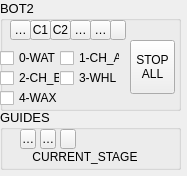
<?xml version="1.0" encoding="UTF-8"?>
<ui version="4.0">
 <class>MainWindow</class>
 <widget class="QMainWindow" name="MainWindow">
  <property name="geometry">
   <rect>
    <x>0</x>
    <y>0</y>
    <width>187</width>
    <height>176</height>
   </rect>
  </property>
  <property name="font">
   <font>
    <pointsize>9</pointsize>
   </font>
  </property>
  <property name="windowTitle">
   <string>SBC</string>
  </property>
  <widget class="QWidget" name="centralwidget">
   <widget class="QGroupBox" name="group_robot">
    <property name="geometry">
     <rect>
      <x>0</x>
      <y>0</y>
      <width>181</width>
      <height>111</height>
     </rect>
    </property>
    <property name="font">
     <font>
      <pointsize>10</pointsize>
      <weight>50</weight>
      <bold>false</bold>
     </font>
    </property>
    <property name="title">
     <string>BOT2</string>
    </property>
    <widget class="QToolButton" name="btn_stop_all">
     <property name="geometry">
      <rect>
       <x>130</x>
       <y>40</y>
       <width>45</width>
       <height>54</height>
      </rect>
     </property>
     <property name="font">
      <font>
       <pointsize>9</pointsize>
      </font>
     </property>
     <property name="text">
      <string>STOP
ALL</string>
     </property>
    </widget>
    <widget class="QToolButton" name="led_ch_a">
     <property name="geometry">
      <rect>
       <x>30</x>
       <y>20</y>
       <width>21</width>
       <height>20</height>
      </rect>
     </property>
     <property name="minimumSize">
      <size>
       <width>0</width>
       <height>14</height>
      </size>
     </property>
     <property name="maximumSize">
      <size>
       <width>1000</width>
       <height>25</height>
      </size>
     </property>
     <property name="font">
      <font>
       <pointsize>9</pointsize>
      </font>
     </property>
     <property name="toolTip">
      <string/>
     </property>
     <property name="toolTipDuration">
      <number>-1</number>
     </property>
     <property name="text">
      <string>C1</string>
     </property>
    </widget>
    <widget class="QToolButton" name="led_water_high">
     <property name="geometry">
      <rect>
       <x>10</x>
       <y>20</y>
       <width>21</width>
       <height>20</height>
      </rect>
     </property>
     <property name="minimumSize">
      <size>
       <width>0</width>
       <height>14</height>
      </size>
     </property>
     <property name="maximumSize">
      <size>
       <width>1000</width>
       <height>25</height>
      </size>
     </property>
     <property name="font">
      <font>
       <pointsize>9</pointsize>
      </font>
     </property>
     <property name="toolTip">
      <string/>
     </property>
     <property name="toolTipDuration">
      <number>-1</number>
     </property>
     <property name="text">
      <string>WAT</string>
     </property>
    </widget>
    <widget class="QToolButton" name="led_ch_b">
     <property name="geometry">
      <rect>
       <x>50</x>
       <y>20</y>
       <width>21</width>
       <height>20</height>
      </rect>
     </property>
     <property name="minimumSize">
      <size>
       <width>0</width>
       <height>14</height>
      </size>
     </property>
     <property name="maximumSize">
      <size>
       <width>1000</width>
       <height>25</height>
      </size>
     </property>
     <property name="font">
      <font>
       <pointsize>9</pointsize>
      </font>
     </property>
     <property name="toolTip">
      <string/>
     </property>
     <property name="toolTipDuration">
      <number>-1</number>
     </property>
     <property name="text">
      <string>C2</string>
     </property>
    </widget>
    <widget class="QToolButton" name="led_ch_whl">
     <property name="geometry">
      <rect>
       <x>70</x>
       <y>20</y>
       <width>21</width>
       <height>20</height>
      </rect>
     </property>
     <property name="minimumSize">
      <size>
       <width>0</width>
       <height>14</height>
      </size>
     </property>
     <property name="maximumSize">
      <size>
       <width>1000</width>
       <height>25</height>
      </size>
     </property>
     <property name="font">
      <font>
       <pointsize>9</pointsize>
      </font>
     </property>
     <property name="toolTip">
      <string/>
     </property>
     <property name="toolTipDuration">
      <number>-1</number>
     </property>
     <property name="text">
      <string>WHL</string>
     </property>
    </widget>
    <widget class="QToolButton" name="led_ch_wax">
     <property name="geometry">
      <rect>
       <x>90</x>
       <y>20</y>
       <width>21</width>
       <height>20</height>
      </rect>
     </property>
     <property name="minimumSize">
      <size>
       <width>0</width>
       <height>14</height>
      </size>
     </property>
     <property name="maximumSize">
      <size>
       <width>1000</width>
       <height>25</height>
      </size>
     </property>
     <property name="font">
      <font>
       <pointsize>9</pointsize>
      </font>
     </property>
     <property name="toolTip">
      <string/>
     </property>
     <property name="toolTipDuration">
      <number>-1</number>
     </property>
     <property name="text">
      <string>WAX</string>
     </property>
    </widget>
    <widget class="QToolButton" name="led_tcp_pump">
     <property name="geometry">
      <rect>
       <x>110</x>
       <y>20</y>
       <width>16</width>
       <height>20</height>
      </rect>
     </property>
     <property name="minimumSize">
      <size>
       <width>0</width>
       <height>14</height>
      </size>
     </property>
     <property name="maximumSize">
      <size>
       <width>1000</width>
       <height>25</height>
      </size>
     </property>
     <property name="font">
      <font>
       <pointsize>9</pointsize>
      </font>
     </property>
     <property name="toolTip">
      <string/>
     </property>
     <property name="toolTipDuration">
      <number>-1</number>
     </property>
     <property name="text">
      <string/>
     </property>
    </widget>
    <widget class="QCheckBox" name="btn_water">
     <property name="geometry">
      <rect>
       <x>0</x>
       <y>50</y>
       <width>60</width>
       <height>16</height>
      </rect>
     </property>
     <property name="minimumSize">
      <size>
       <width>40</width>
       <height>16</height>
      </size>
     </property>
     <property name="maximumSize">
      <size>
       <width>70</width>
       <height>16</height>
      </size>
     </property>
     <property name="font">
      <font>
       <pointsize>9</pointsize>
      </font>
     </property>
     <property name="text">
      <string>0-WAT</string>
     </property>
     <property name="checked">
      <bool>false</bool>
     </property>
    </widget>
    <widget class="QCheckBox" name="btn_ch_a">
     <property name="geometry">
      <rect>
       <x>60</x>
       <y>50</y>
       <width>60</width>
       <height>16</height>
      </rect>
     </property>
     <property name="minimumSize">
      <size>
       <width>40</width>
       <height>16</height>
      </size>
     </property>
     <property name="maximumSize">
      <size>
       <width>70</width>
       <height>16</height>
      </size>
     </property>
     <property name="font">
      <font>
       <pointsize>9</pointsize>
      </font>
     </property>
     <property name="text">
      <string>1-CH_A</string>
     </property>
     <property name="checked">
      <bool>false</bool>
     </property>
    </widget>
    <widget class="QCheckBox" name="btn_ch_b">
     <property name="geometry">
      <rect>
       <x>0</x>
       <y>70</y>
       <width>60</width>
       <height>16</height>
      </rect>
     </property>
     <property name="minimumSize">
      <size>
       <width>40</width>
       <height>16</height>
      </size>
     </property>
     <property name="maximumSize">
      <size>
       <width>70</width>
       <height>16</height>
      </size>
     </property>
     <property name="font">
      <font>
       <pointsize>9</pointsize>
      </font>
     </property>
     <property name="text">
      <string>2-CH_B</string>
     </property>
     <property name="checked">
      <bool>false</bool>
     </property>
    </widget>
    <widget class="QCheckBox" name="btn_ch_whl">
     <property name="geometry">
      <rect>
       <x>60</x>
       <y>70</y>
       <width>60</width>
       <height>16</height>
      </rect>
     </property>
     <property name="minimumSize">
      <size>
       <width>40</width>
       <height>16</height>
      </size>
     </property>
     <property name="maximumSize">
      <size>
       <width>70</width>
       <height>16</height>
      </size>
     </property>
     <property name="font">
      <font>
       <pointsize>9</pointsize>
      </font>
     </property>
     <property name="text">
      <string>3-WHL</string>
     </property>
     <property name="checked">
      <bool>false</bool>
     </property>
    </widget>
    <widget class="QCheckBox" name="btn_ch_wax">
     <property name="geometry">
      <rect>
       <x>0</x>
       <y>90</y>
       <width>60</width>
       <height>16</height>
      </rect>
     </property>
     <property name="minimumSize">
      <size>
       <width>40</width>
       <height>16</height>
      </size>
     </property>
     <property name="maximumSize">
      <size>
       <width>70</width>
       <height>16</height>
      </size>
     </property>
     <property name="font">
      <font>
       <pointsize>9</pointsize>
      </font>
     </property>
     <property name="text">
      <string>4-WAX</string>
     </property>
     <property name="checked">
      <bool>false</bool>
     </property>
    </widget>
   </widget>
   <widget class="QGroupBox" name="group_robot_3">
    <property name="geometry">
     <rect>
      <x>0</x>
      <y>109</y>
      <width>181</width>
      <height>61</height>
     </rect>
    </property>
    <property name="font">
     <font>
      <pointsize>10</pointsize>
     </font>
    </property>
    <property name="title">
     <string>GUIDES</string>
    </property>
    <widget class="QLabel" name="guides_show">
     <property name="geometry">
      <rect>
       <x>10</x>
       <y>40</y>
       <width>150</width>
       <height>16</height>
      </rect>
     </property>
     <property name="font">
      <font>
       <pointsize>9</pointsize>
      </font>
     </property>
     <property name="text">
      <string>CURRENT_STAGE</string>
     </property>
     <property name="alignment">
      <set>Qt::AlignCenter</set>
     </property>
    </widget>
    <widget class="QToolButton" name="led_guides_1">
     <property name="geometry">
      <rect>
       <x>20</x>
       <y>20</y>
       <width>16</width>
       <height>20</height>
      </rect>
     </property>
     <property name="minimumSize">
      <size>
       <width>0</width>
       <height>14</height>
      </size>
     </property>
     <property name="maximumSize">
      <size>
       <width>1000</width>
       <height>25</height>
      </size>
     </property>
     <property name="font">
      <font>
       <pointsize>9</pointsize>
      </font>
     </property>
     <property name="toolTip">
      <string/>
     </property>
     <property name="toolTipDuration">
      <number>-1</number>
     </property>
     <property name="text">
      <string>G1</string>
     </property>
    </widget>
    <widget class="QToolButton" name="led_guides_2">
     <property name="geometry">
      <rect>
       <x>40</x>
       <y>20</y>
       <width>16</width>
       <height>20</height>
      </rect>
     </property>
     <property name="minimumSize">
      <size>
       <width>0</width>
       <height>14</height>
      </size>
     </property>
     <property name="maximumSize">
      <size>
       <width>1000</width>
       <height>25</height>
      </size>
     </property>
     <property name="font">
      <font>
       <pointsize>9</pointsize>
      </font>
     </property>
     <property name="toolTip">
      <string/>
     </property>
     <property name="toolTipDuration">
      <number>-1</number>
     </property>
     <property name="text">
      <string>G2</string>
     </property>
    </widget>
    <widget class="QToolButton" name="led_tcp_guides">
     <property name="geometry">
      <rect>
       <x>60</x>
       <y>20</y>
       <width>16</width>
       <height>20</height>
      </rect>
     </property>
     <property name="minimumSize">
      <size>
       <width>0</width>
       <height>14</height>
      </size>
     </property>
     <property name="maximumSize">
      <size>
       <width>1000</width>
       <height>25</height>
      </size>
     </property>
     <property name="font">
      <font>
       <pointsize>9</pointsize>
      </font>
     </property>
     <property name="toolTip">
      <string/>
     </property>
     <property name="toolTipDuration">
      <number>-1</number>
     </property>
     <property name="text">
      <string/>
     </property>
    </widget>
   </widget>
  </widget>
 </widget>
 <resources/>
 <connections/>
</ui>
